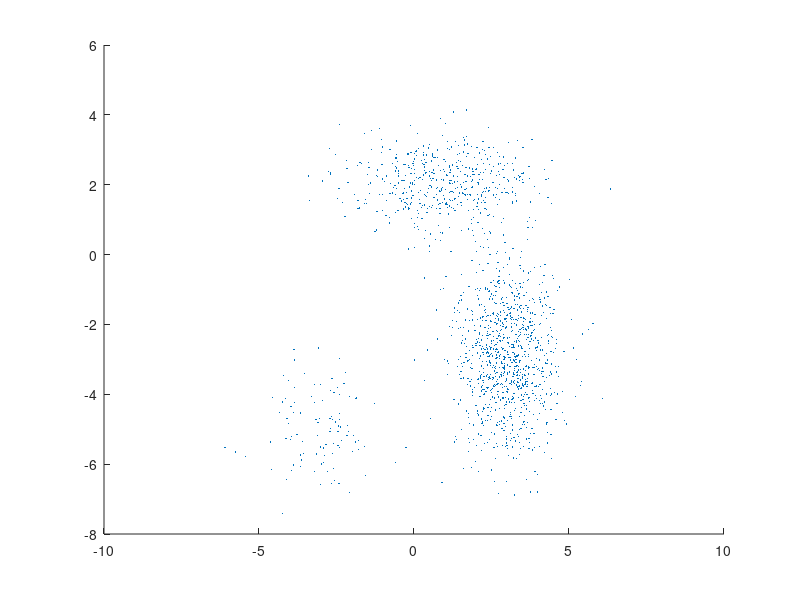

Source code (MATLAB): (Note: this script raises an error after producing the figure.)
% Gaussian Mixture Models via EM algorithm
%   N = sample num
%   D = dimension
%   K = component num
%   X = [N x D]
%
%   Model: return GMM model including following parameters
%           Mu = [K x D]
%           Sigma = [D x D x K]
%           Weights = [1 x K]
%
%   Reference: https://github.com/Mrliukuang/scikit-learn/blob/master/sklearn/mixture/gmm.py
%              fitgmdist()


clear; clc; close all;

MU1 = [1 2];
SIGMA1 = [2, 0; 
          0, 0.5];

MU2 = [-3 -5];
SIGMA2 = [1, 0; 
          0, 1];

MU3 = [3 -3];
SIGMA3 = [0.7, 0; 
          0,   2.1];

X = [mvnrnd(MU1,SIGMA1,500);
     mvnrnd(MU2,SIGMA2,100);
     mvnrnd(MU3,SIGMA3,1000)];
scatter(X(:,1), X(:,2), 10, '.')
hold on

K = 3;
[N, D] = size(X);
model = [];


%% Initialization step
[~, model.Mu] = kmeans(X, K);
model.Weights = ones(1, K) ./ K;

min_covar = 1e-3;   %  Floor on the diagonal of the covariance matrix to prevent overfitting.  Defaults to 1e-3.
cv = cov(X) + min_covar * eye(D);
model.Sigma = repmat(cv, [1, 1, K]);


%% EM algorithm
n_iter = 100;
model.Converged = false;
tol = 1e-6;   % Tolerance. EM iterations will stop when average gain in log-likelihood meet this tolerance.
pre_likelihood = -Inf;

for i = 1:n_iter
    % E step: calculating responsibility in log form
    [logpx, resp] = e_step(X, model);
    likelihood = mean(logpx);
    
    % Convergence check
    delta = likelihood - pre_likelihood;
    if delta >= 0 && delta < tol * abs(likelihood)    % use relative difference
        model.Converged = true;
        break
    end
    pre_likelihood = likelihood;
    
    % M step: update params
    model = m_step(X, resp);
    
    fprintf('iter %d: p(x) = %f, delta = %f\n', i, likelihood, delta)
end

















